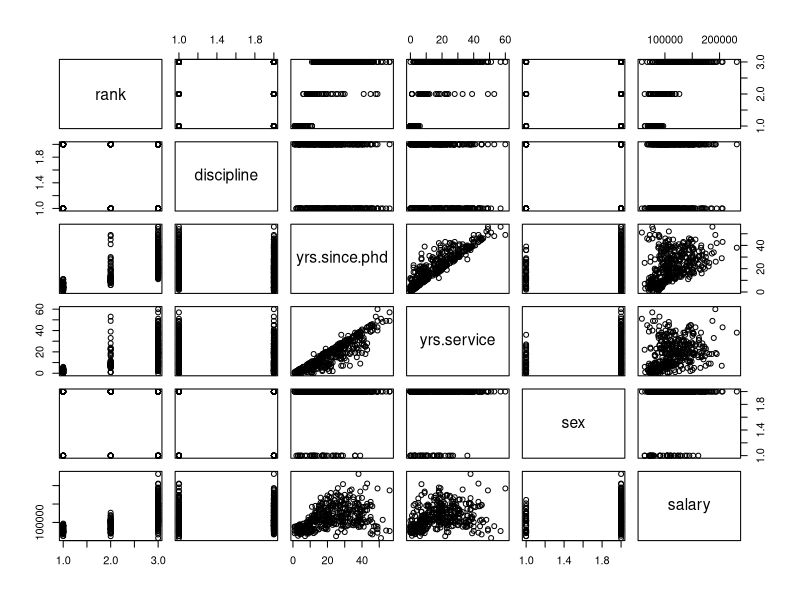
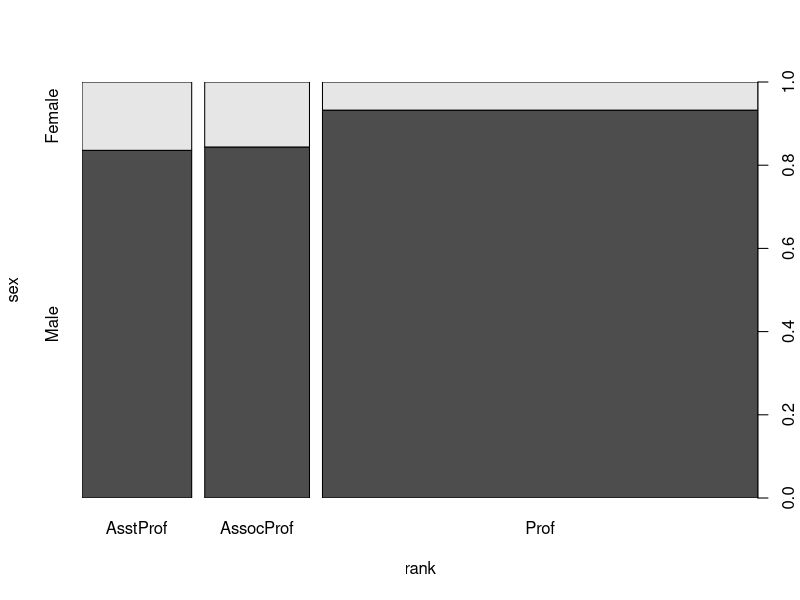
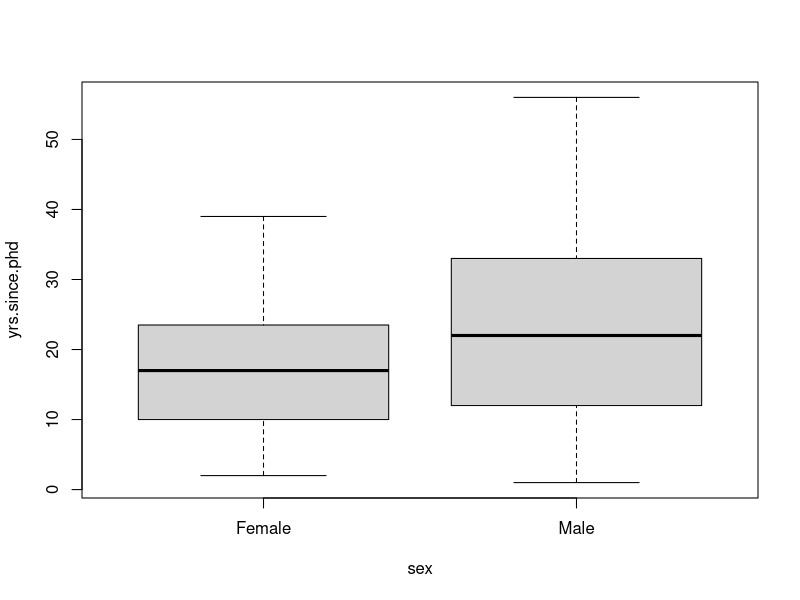
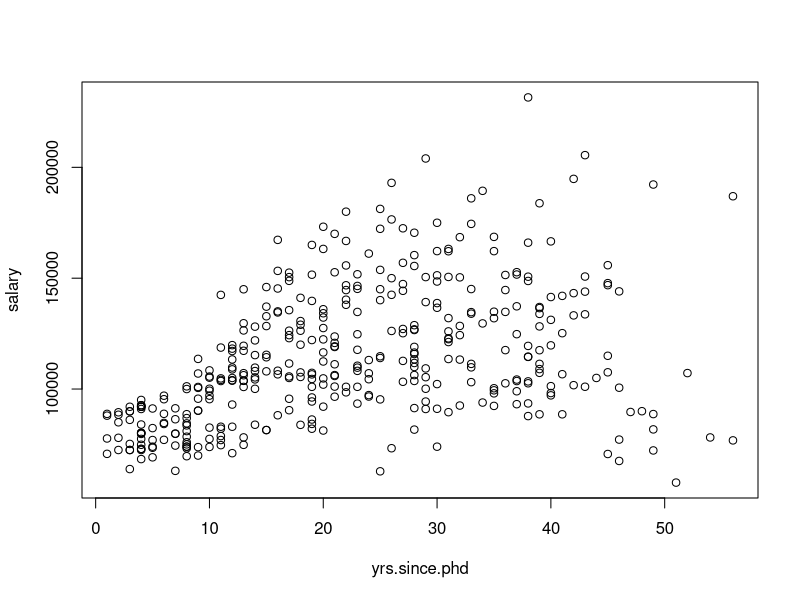

The R source for these figures, in order:
##############################################################################
## Coding Worksheet 2: 2D Arrays and Visualizations 101
## Author: Amelia Bertozzi-Villa
## Description: Introduces 2-D arrays, loading data, installing libraries.
##              Runs through basic visualization using ggplot.
## Sections:
## I. 2D Arrays
##  1. Matrices
##  2. data.frames
## Interlude: Loading libraries
##  3. Loading data

## II. Visualizations
##  1. Plotting in {base}
##  2. Basic plotting in ggplot
##############################################################################

#####################
## I. 2D Arrays  
#####################

## Hello again! Remember last time when we defined an *array* as a collection of values that are all stored as a single object?
## at that point we were focusing manly on *1-dimensional arrays*, which are like a list (or, in the object type we used, a *vector*).
## But that's not the way we're used to viewing data. We're used to viewing things in a spreadsheet, like in Excel. R supports this 
## type of data format too, in a family of objects called *2-dimensional arrays*. 


## 1. Matrices ---------------------------------------------------------

## The simplest type of 2D array is called a *matrix*. It's just a 1D array like a vector organized into a set of columns and rows that you define.
## For example, you can take a vector of length 12:

oneD_array <- c(1,2,3,4,5,6,7,8,9,10,11,12)  # QUIZ: What's a more efficient way of generating this vector?

## And make it into a matrix like so:
twoD_matrix <- matrix(oneD_array, nrow=3, ncol=4)

## You can find the index of a matrix the same way you indexed a vector, only this time you need to include two index 
## values, one for each dimension (by convention, *row* comes before *column*)
twoD_matrix[1,2]
twoD_matrix[1,] # returns the entire first row
twoD_matrix[,1] # returns the entire first column

## 2. data.frames ---------------------------------------------------------

## Matrices are fine so far as 2D arrays go, but they have limited functionality for data manipulation (for example, all elements
## in a matrix must have the same type). In data science, we almost exclusively use an object type called a *data.frame* 
## Data.frames have named columns, can incorporate multiple data types, are easy to manipulate, and have all 
## the nice properties you've come to expect from, say, an Excel spreadsheet, along with many more. At their core, though, data.frames
## are 2D arrays just like matrices. 

## Let's make a sample data.frame:
data_frame <- data.frame(id_number=1:10,
                         name=c("John", "Paul", "Ringo", "George", "Harry", "Hermione", "Ron", "Rosalind", "Marie", "Ada"),
                         affiliation=c(rep("Beatle", 4), rep("Harry Potter", 3), rep("Science", 3)),
                         is_real=c(rep(T, 4), rep(F, 3), rep(T, 3)))

## You can isolate just a column using the $ symbol, or double brackets [[]]:
data_frame$name
data_frame[["name"]]

## Isolate certain rows using the index syntax you learned for matrices:
data_frame[5,]
data_frame[1:5,] # QUIZ: Why is it important to include the comma?

## To isolate rows based on the value of one of the columns (say, we only want to see the rows about the Beatles), 
## Use the following syntax:
data_frame[data_frame$affiliation=="Beatle",]

## Get an overview of the entire data.frame using summary():
summary(data_frame)

## NOTE: you can nest commands within each other. So, if you wanted to summarize just 
## the data about Beatles, you could call:
summary(data_frame[data_frame$affiliation=="Beatle",])

## We'll go into a LOT more detail about data.frames and how to manipulate them next lecture,
## but for now this is all the information we need. 

## Interlude: Loading libraries ---------------------------------------------------------

## The standard version of R that you've recently downloaded is great, but it only includes so much stuff. 
## Over the years, researchers have found themselves thinking "man, I wish the plotting tools were better in R",
## or "man, I wish there were a bunch of useful datasets that I could easily load into R as examples", or 
## "man, I wish I could run a nonlinear hierarchical regression with this new optimization algorithm I just 
## heard about".

## The amazing thing about open-source languages like R is that, when users of the program have feelings like this,
## They can just write R code that does exactly what they want, and, if they think it will be useful to others, 
## they can make those tools publicly available. If the folks who maintain R collectively decide that this new
## *package* (aka *library*) is useful, they'll put it in a shared database so users can install it right from the R console.

## To use a library in R, there are two steps: First, you have to *install* it on your computer. You only have to do this 
## once. Let's say, for example, that we want to install the library "car", which contains some nice example datasets.
## The first step would be:
install.packages("car")

## Ok, now {car} is installed on our computer, but to save memory R doesn't automatically load that functionality into
## the active environment. In order to make all the functionality of your new library available to you, you need to 
## explictly ask for it using the library() function. So, to actually be able to use the elements of {car}, you would say:
library(car)

## and now you're ready to go! Usually, coders put all the libraries they need for a script at the very top of the script,
## so they're easier to keep track of. 

## We'll use the {car} library in the next section. Now it's your turn: can you install and load the package 
## {ggplot2} into this environment?

## 3. Loading data ---------------------------------------------------------

## Thrilling as it is to enter all the values of a dataset manually, we don't want to spend our lives doing that.
## This is why we keep our data in things like spreadsheets or automatically generated formats. You *can* load data
## from a relative of an excel spreadsheet called a CSV (comma separated values file), and from a variety of other
## data formats, but R also comes with some pre-packaged datasets that you can load and look at using the data() function.

## These datasets mostly live in other libraries, though. Some good ones live in the {car} library we installed and loaded
## just a minute ago. Let's look at a dataset of professor salaries called "Salaries". Because we've already loaded the 
## {car} library, we just need to call data() on this dataset name to load the dataset.
data(Salaries)

## What does this look like?
Salaries

## Whoa, that's a lot of information! Let's use head() to just see the first few lines of the dataset
head(Salaries)

## That's better. It looks like our dataset has six columns, with pretty self-explanatory names:
##        rank: AssocProf, AsstProf, or Prof
##        discipline: A or B
##        yrs.since.phd: ranges from 1-56
##        yrs.service: ranges from 0-60
##        sex: Male or Female
##        salary: in USD, ranges from 57,800-231,545

## Let's use this dataset to practice some simple plots.

#########################
## II. Plotting in R  
########################

## 1. Plotting in {base} ---------------------------------------------------------

## The standard R that exists before you load in any libraries (which we denote by {base})
## has plotting functionality. Let's see what happens if we just throw our Salaries dataset
## at it.
plot(Salaries)

## Whoa! That did... something. What did that do?

## What if we only select two columns?
plot(Salaries[c("rank", "sex")])
plot(Salaries[c("sex", "yrs.since.phd")])
plot(Salaries[c("yrs.since.phd", "salary")])

## Ok, that's fine, it has some decent default functionality. But frankly it's ugly, it's unweildy,
## and we will never speak of it again. We'll move on to bigger and better things in the form of....

##     **
##    ****
##   ******
##  ********
## **********

## **ggplot2**

## **********
##  ********
##   ******
##    ****
##     **

## 2. Plotting in ggplot ---------------------------------------------------------

## ggplot (or, more specifically, its updated version ggplot2) is an extremely popular plotting library 
## for R. It's more involved than the simple plot() function we demo'd above, but it's also much more 
## versatile. We're just going to cover the basics now, but its power will become clear to you shortly. 

## If you didn't already load ggplot2 into your R environment, let's do that now.
library(ggplot2)

## Let's start by just looking at the most basic function in ggplot: ggplot() 
bare <- ggplot(Salaries)

## That did... nothing? 
## Not quite: it created an object called "bare" that, when you call it, gives us a blank grey slate.
## If you look at the *attributes* of this object, you'll see that it is indeed a lot of blank spaces
## waiting to be filled.
bare$layers
bare$theme
bare$mapping

## Next step: what are plot aesthetics?
aesthetic <- ggplot(Salaries, aes(x=yrs.since.phd, y=salary))

## Ok, adding "aes" (the plot *aesthetics*) is still mostly blank but gives us a little more information:
## it's populated an x and y axis onto the plot. 
## Broadly, an *aesthetic* is anything that maps data in the dataset onto some element of the plot (x axis location,
## y axis location, color, grouping, etc.) We'll get more into this later. Look at the "mapping" attribute 
## to see what the aesthetics have done. 
aesthetic$mapping

## Next: how do you put actual stuff on the plot?
## You have to add another function on to the end, saying what type of plot you want to make. 
## geom_point(), for example, will yield a scatterplot:
scatter <- ggplot(Salaries, aes(x=yrs.since.phd, y=salary)) +
  geom_point()

## Success! We have ourselves our first actual plot. To understand what geom_point() did, 
## let's take a look at the "layers" attribute of our three ggplot objects "bare", "aesthetic", and "scatter":
bare$layers
aesthetic$layers
scatter$layers

## QUIZ: what did geom_point() do?

## Ok, this scatter plot has been great fun, but can we make different types of plot? 

## LINE PLOT: geom_line:
line <- ggplot(Salaries, aes(x=yrs.since.phd, y=salary)) +
        geom_line()

## that looks weird! Which should make you think: what is the appropriate plot type to use here?

## BAR PLOT: geom_bar() (NOTE: can't have a y-value aesthetic for this one)
bar <- ggplot(Salaries, aes(x=yrs.since.phd)) +
  
          geom_bar()

## That's it for our intro plotting lesson. I know it was boring and not very colorful, so to prove to you 
## how cool ggplot is let me leave you with this, which you can create in six lines of code:

fancy <- ggplot(Salaries, aes(x=yrs.since.phd, y=salary)) +
              geom_point(aes(color=rank), alpha=0.6) +
              facet_grid(sex~discipline) +
              labs(title="Salary by Rank, Discipline, and Sex in an American University",
                   x="Years Since Ph.D",
                   y="Salary (USD)")

## See you next time!

